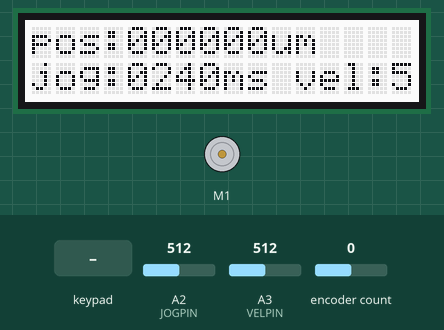
Recording of a sketch running on a simulated Arduino Uno, built with avr-gcc and run on an emulated ATmega328P. Parts: 16×2 character LCD, DC motor (green arrow = forward, orange = backward, longer = faster). The test bench sets the inputs (shaded band); at power-on: encoder count 0, A2 (JOGPIN) = 512, A3 (VELPIN) = 512.

Above: at 2.2 s.
2.3 s: key 'U' pressed
At 2.42 s:
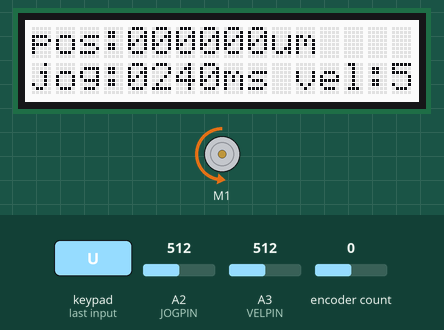
4.0 s: key 'D' pressed
At 4.12 s:
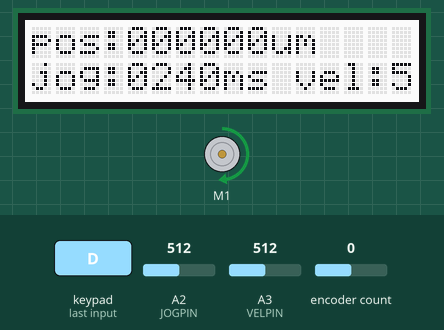
5.7 s: encoder count set to 1
At 6.7 s:
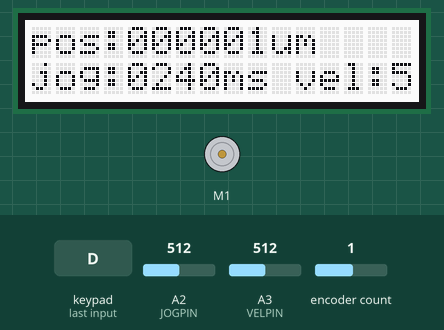
7.2 s: A2 (JOGPIN) set to 716
At 7.9 s:
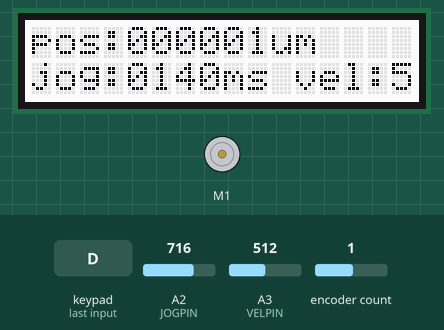
8.7 s: A3 (VELPIN) set to 716
At 9.0 s:
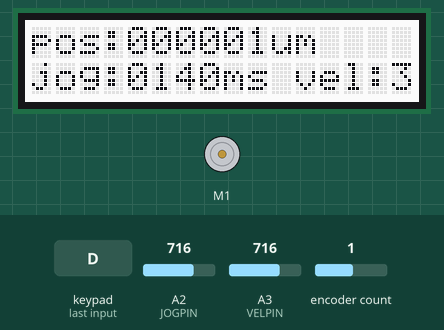
10.2 s: key 'U' pressed
At 10.36 s:
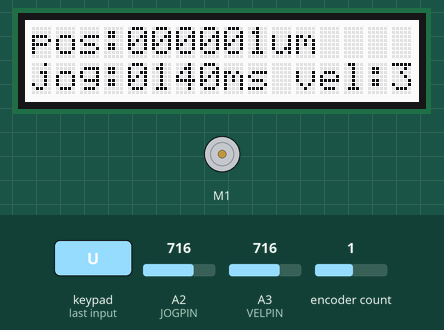
Timing chart, 0 to 13.0 s (numbered marks = the images above; inputs shaded):
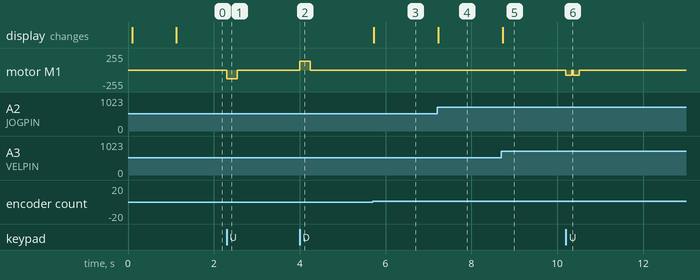

Measured:
- after the input at 2.3 s, motor M1: stopped → backward 128/255 at once, → stopped 0.24 s later
- after the input at 4.0 s, motor M1: stopped → forward 128/255 at once, → stopped 0.24 s later
- after the input at 5.7 s, the display: changes at once (image 3)
- after the input at 7.2 s, the display: changes at once (image 4)
- after the input at 8.7 s, the display: changes at once (image 5)
- after the input at 10.2 s, motor M1: stopped → backward 77/255 at once, → stopped 0.31 s later

The sketch:

nai-controller.ino
```cpp
/* Thu Feb 22 15:42:22 2018 mazer
** Updated and hardware fixed up to work again..
**
** Fri Feb 23 12:19:35 2018 mazer
**   making work with both Adafruit V2 controller 9AFV2 and original
**   Arduino.cc R3.
*/


// R3 for old-style original Arduino Motor Shield R3 (otherwise, Adafruit V2)
//#define R3	1

#include <Wire.h>			// built-in library
#include <Adafruit_RGBLCDShield.h>	// adafruit lcd shield
#include <Encoder.h>			// quadrature encoder library
#include <EEPROMex.h>			// read/write EPROM vals
#ifdef R3
# include <MotorShield.h>		// works with Arduino-brand R3 shield
#else
# include <Adafruit_MotorShield.h>	// Adafruit V2
#endif

#define WHITE		0x07		// FOR LCD BACKLIGHT
#define JOGPIN		2		// ANALOG input pin for jog pot
#define VELPIN		3		// ANALOG input pin for velocity pot
#define ENC_A		2		// AB shaft encoder line A (DIG in)
#define ENC_B		4		// AB shaft encoder line B (DIG in)
#define COUNTS_PER_UM	2.0157		// MM-3M-F 16:1: 51,200 counts/inch

//#define SLEEPAFTER	0		// never sleep backlight
#define SLEEPAFTER	(1000*60*5)    // sleep after 5 mins

Adafruit_RGBLCDShield lcd = Adafruit_RGBLCDShield();
#ifdef R3
MS_DCMotor motor(MOTOR_A);
#else
Adafruit_MotorShield AFMS = Adafruit_MotorShield();
Adafruit_DCMotor *motor = AFMS.getMotor(1);
#endif

Encoder myEnc(ENC_A, ENC_B);

int update = 1;			// update lcd display?
int lcdon = 0;			// lcd backlight on?
int last_msjog = -1;		// last jog size setting in um
uint8_t last_speed = -1;	// last speed setting in 8bit PWM units
int lastum = 0;			// last encoder position in um
unsigned long last_update = 0;	// last activity time (for "sleep")
char buf[17];			// scratch buffer for lcd display

void setup(void)
{
  lcd.begin(16, 2);
  lcd.clear();
  lcd.setBacklight(WHITE);
  lcdon = 1;

  lcd.setCursor(0,0);
  lcd.print("NAI-Controller");
  lcd.setCursor(0,1);

#ifdef R3
  motor.run(BRAKE);
  motor.setSpeed(0);
  lcd.print("old R3 mtr shld");
#else
  AFMS.begin();
  motor->run(RELEASE);
  motor->setSpeed(0);
  lcd.print("adafr mtr shld");
#endif
  // retrieve saved encoder position
  myEnc.write(EEPROM.readLong(0));
  delay(1000);
  lcd.clear();
}

// speed to normalized velocity (0-9)
// for display only
#define NORMVEL(s) (int(0.5 + 9.0 * s / 255.0))

uint8_t getspeed()
{
  int s = (1024-analogRead(VELPIN)) / 4;
  return(min(255, max(0, s)));
}

int getmsjog()
{
  // gives range from 0-500ms
  return(20*(int((1024.0-analogRead(JOGPIN))/40.0)));
}

void motor_stop()
{
#ifdef R3
  motor.run(BRAKE);
#else
  motor->run(RELEASE);
#endif
}

void motor_run(uint8_t speed, int flags, int dur)
{
#ifdef R3
  motor.setSpeed(speed);
  motor.run(flags);
#else
  motor->setSpeed(speed);
  motor->run(flags);
#endif
  if (dur) {
    delay(dur);
    motor_stop();
  }
}

#ifdef R3
# define UP FORWARD|RELEASE
# define DOWN BACKWARD|RELEASE
#else
# define UP BACKWARD
# define DOWN FORWARD
#endif

void loop()
{
  long um;
  int msjog = -1;
  uint8_t speed = 0;
  unsigned long ms = millis();
  uint8_t buttons = lcd.readButtons();

  msjog = getmsjog();
  speed = getspeed();
  if (msjog != last_msjog || speed != last_speed) {
    update = 1;
    last_msjog = msjog;
    last_speed = speed;
  }

  if (buttons) {
    update = 1;
    if ((buttons & BUTTON_SELECT) && (buttons & BUTTON_LEFT)) {
      // s-left: zero counter
      myEnc.write(0);
      update = 1;
    } else if ((buttons & BUTTON_SELECT) && (buttons & BUTTON_RIGHT)) {
      // s-right: save position
      // save current position to EEPROM
      EEPROM.writeLong(0, myEnc.read());
    } else if ((buttons & BUTTON_DOWN) && msjog > 0) {
      // down && jog > 0: jog down
      motor_run(speed, DOWN, msjog);
      update = 1;
    } else if ((buttons & BUTTON_UP) && msjog > 0) {
      // up && jog > 0: jog up
      motor_run(speed, UP, msjog);
      update = 1;
    } else if ((buttons & BUTTON_UP) && msjog == 0) {
      // up & jog == 0: slew up
      do {
	speed = getspeed();
	motor_run(speed, UP, 0);
	um = (long) ((double)myEnc.read() / COUNTS_PER_UM);
	lcd.setCursor(0,0);
	sprintf(buf, "pos:%06dum", (int)um);
	lcd.print(buf);
	lcd.setCursor(0,1);
	sprintf(buf, "  SLEWING  UP   ");
	lcd.print(buf);
	buttons = lcd.readButtons();
      } while ((buttons & BUTTON_UP) && msjog == 0);
      motor_stop();
      update = 1;
    } else if (buttons & BUTTON_DOWN && msjog == 0) {
      // down & jog == 0: slew down
      do {
	speed = getspeed();
	motor_run(speed, DOWN, 0);
	um = (long) ((double)myEnc.read() / COUNTS_PER_UM);
	lcd.setCursor(0,0);
	sprintf(buf, "pos:%06dum", (int)um);
	lcd.print(buf);
	lcd.setCursor(0,1);
	sprintf(buf, "1234567890123456");
	sprintf(buf, "  SLEWING DOWN  ");
	lcd.print(buf);
	buttons = lcd.readButtons();
      } while ((buttons & BUTTON_DOWN) && msjog==0);
      motor_stop();
      update = 1;
    }
  }

  um = (long) ((double)myEnc.read() / COUNTS_PER_UM);

  if (um != lastum) {
    update = 1;
    lastum = um;
  }
  if (update) {
    if (! lcdon) {
      lcd.setBacklight(WHITE);
      lcdon = 1;
    }

    lcd.setCursor(0,0);
    sprintf(buf, "pos:%06dum", (int)um);
    lcd.print(buf);

    lcd.setCursor(0,1);
    sprintf(buf, "jog:%04dms vel:%01d", msjog, NORMVEL(speed));
    lcd.print(buf);

    last_update = ms;
  } else {
    if (SLEEPAFTER && lcdon && ((ms - last_update) > SLEEPAFTER)) {
	lcd.setBacklight(0x0);
	lcdon = 0;
    }
  }
  update = 0;
}
```
